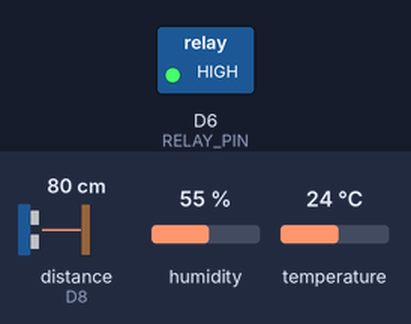
The sketch below on a simulated ESP8266 (NodeMCU). Shown: switched loads named in the sketch (green lamp = pin HIGH). Wiring (inferred from the names in the program): ultrasonic range finder: trigger D7; echo D8. The inputs (shaded band) are chosen by the test bench; at power-on: temperature 24 °C, distance to the obstacle (sensor on D8) 80 cm, humidity 55 %. The echo pulse lasts 58.3 µs per cm; WiFi joins after 1.5 s; servers stay silent unless stated; no MQTT or app messages arrive unless stated; pins used as bus, display or sensor lines are not drawn; what the sketch prints to the serial monitor is not drawn.

Above: at 3.2 s.
3.3 s: temperature set to 29.4 °C
7.2 s: temperature set to 30.6 °C
At 10.6 s:
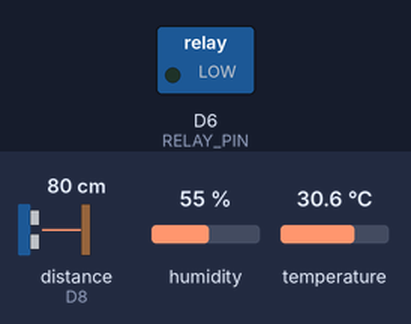
11.5 s: distance to the obstacle (sensor on D8) set to 16 cm
13.0 s: distance to the obstacle (sensor on D8) set to 13 cm
Timing chart, 0 to 16.0 s (numbered marks = the images above; inputs shaded):
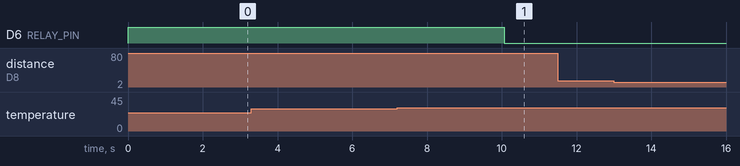

Measured:
- the behaviour switches between 30 and 30.1 °C on temperature (found by bisection; images 0 and 1)
- after the input at 3.3 s, every drawn part: stays the same
- after the input at 7.2 s, D6 (RELAY_PIN): HIGH → LOW after 2.9 s
- after the input at 11.5 s, every drawn part: stays the same
- after the input at 13.0 s, every drawn part: stays the same

The sketch:

Smart_Rainwater_Harvesting_System.ino
```cpp
#include <ESP8266WiFi.h>
#include <MQTT.h>
#include <DHT.h>

const char* ssid = "Rainwater Harvesting";
const char* pass = "rainwater123";
WiFiClient net;
MQTTClient client;

#define DHTPIN D5
#define DHTTYPE DHT22
DHT dht(DHTPIN, DHTTYPE);

#define RELAY_PIN D6
#define RELAY_ON LOW
#define RELAY_OFF HIGH
bool relayStatus = false;
bool manualControl = false;

#define TRIG_PIN D7
#define ECHO_PIN D8

void setRelay(bool on) {
  digitalWrite(RELAY_PIN, on ? RELAY_ON : RELAY_OFF);
  relayStatus = on;
  client.publish("rainwater/pompa/status", relayStatus ? "ON" : "OFF", true, 1);
  Serial.print("Relay: "); Serial.println(relayStatus ? "ON" : "OFF");
}

float readDistanceCM() {
  digitalWrite(TRIG_PIN, LOW);
  delayMicroseconds(2);
  digitalWrite(TRIG_PIN, HIGH);
  delayMicroseconds(10);
  digitalWrite(TRIG_PIN, LOW);
  long duration = pulseIn(ECHO_PIN, HIGH, 30000);
  float distance = duration * 0.034 / 2;
  return distance;
}

void publishSensor() {
  float suhu = dht.readTemperature();
  float kelembapan = dht.readHumidity();
  float jarak = readDistanceCM();

  if (isnan(suhu) || isnan(kelembapan)) {
    Serial.println("Gagal baca DHT!");
    return;
  }

  client.publish("rainwater/suhu", String(suhu, 1), true, 1);
  client.publish("rainwater/kelembapan", String(kelembapan, 1), true, 1);
  client.publish("rainwater/tabung/jarak", String(jarak, 1), true, 1);

  Serial.printf("Suhu: %.1f °C | Kelembapan: %.1f %% | Jarak: %.1f cm\n", suhu, kelembapan, jarak);

  if (jarak > 14.0) {
    client.publish("rainwater/tabung/status", "Kosong", true, 1);
    Serial.println("Status Air: Kosong");
  } else if (jarak > 6.0 && jarak <= 14.0) {
    client.publish("rainwater/tabung/status", "Sedang", true, 1);
    Serial.println("Status Air: Sedang");
  } else if (jarak <= 6.0) {
    client.publish("rainwater/tabung/status", "Penuh", true, 1);
    Serial.println("Status Air: Penuh");
  }

  if (!manualControl) {
    if (suhu > 30 && !relayStatus) {
      setRelay(true);
    } else if (suhu <= 30 && relayStatus) {
      setRelay(false);
    }
  }
}

void messageReceived(String &topic, String &payload) {
  Serial.println("MQTT: " + topic + " = " + payload);
  if (topic == "rainwater/pompa/set") {
    manualControl = true;
    if (payload == "ON") {
      setRelay(true);
    } else if (payload == "OFF") {
      setRelay(false);
    }
  } else if (topic == "rainwater/pompa/auto") {
    manualControl = false;
    Serial.println("Mode otomatis aktif");
  }
}

void connect() {
  Serial.print("WiFi...");
  while (WiFi.status() != WL_CONNECTED) {
    Serial.print(".");
    delay(1000);
  }
  Serial.println("Terhubung!");

  Serial.print("MQTT...");
  while (!client.connect("5678", "learniot", "Q9kct1p8Qw7l9G9C")) {
    Serial.print(".");
    delay(1000);
  }
  Serial.println("Terhubung!");

  client.subscribe("rainwater/#", 1);
  client.publish("rainwater/serial_number/5678", "Online", true, 1);
}

void setup() {
  Serial.begin(115200);
  WiFi.begin(ssid, pass);

  pinMode(RELAY_PIN, OUTPUT);
  digitalWrite(RELAY_PIN, RELAY_OFF);

  pinMode(TRIG_PIN, OUTPUT);
  pinMode(ECHO_PIN, INPUT);

  dht.begin();

  client.begin("learniot.cloud.shiftr.io", net);
  client.onMessage(messageReceived);
  client.setWill("rainwater/serial_number/5678", "Offline", true, 1);
  connect();
}

unsigned long lastPublish = 0;

void loop() {
  client.loop();
  if (!client.connected()) {
    connect();
  }

  if (millis() - lastPublish > 2000) {
    lastPublish = millis();
    publishSensor();
  }
}
```
